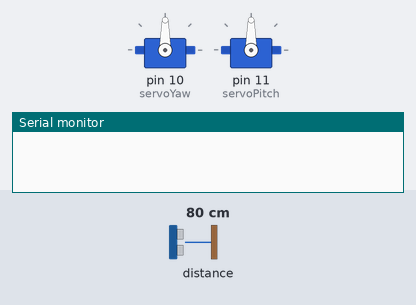
A sketch run on a simulated Arduino Uno, built with avr-gcc and run on an emulated ATmega328P. On the bench: 2 × servo, the last lines printed to the serial monitor. The inputs (shaded band) are chosen by the test bench; at power-on: distance to the obstacle 80 cm.

Above: at 2.1 s.
At 11.6 s:
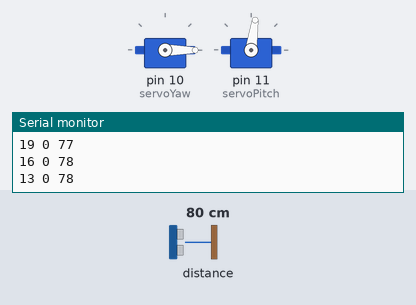
At 21.03 s:
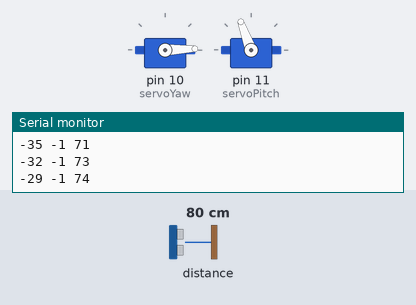
At 39.9 s:
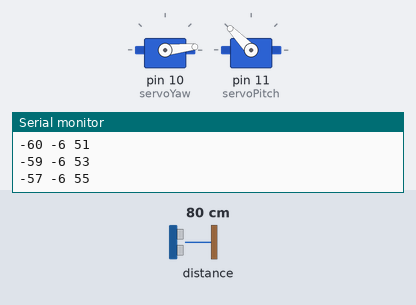
Timing chart, 0 to 40.0 s (numbered marks = the images above):
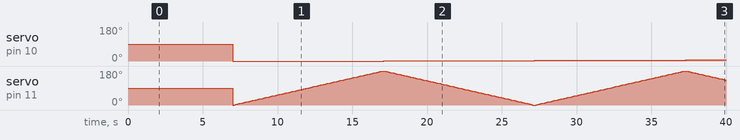

Measured:
- by itself, servo on pin 10 (servoYaw): 90° → 0° at 7.0 s, → 2° 10.1 s later, → 4° 10.1 s later, → 6° 10.1 s later

The sketch:

LidarTurret.ino
```cpp
#include <Servo.h>
#include <Wire.h>
#include <LIDARLite.h>

//Delay between each sample to avoid mechanical wobble
#define DELAY_BETWEEN_SAMPLES 100
//Size of the steps of YAW/PITCH in degrees (1 = full res)
#define YAW_STEP 2
#define PITCH_STEP 2
#define MATH_PI 3.1415f

//Variables
LIDARLite myLidarLite;
Servo servoYaw,servoPitch;
char s[15];
int yawAngle,pitchAngle;
int x,y,z,r;
float theta,phi;

void setup() {
  // Initialize serial connection to display distance readings
  Serial.begin(115200);

  delay(2000);

  //Servo init
  servoYaw.attach(10);
  servoPitch.attach(11);

  //Lidar Lite v3 init
  myLidarLite.begin(0, true);
  myLidarLite.configure(0);
}

void loop() {
  delay(5000);
  //Sweep Yaw servomotor
  for (yawAngle = 0; yawAngle <= 180; yawAngle += YAW_STEP) {
    servoYaw.write(yawAngle);

    //Sweep Pitch servomotor. The direction depends on the current directory
    if(pitchAngle < 90){
      for (pitchAngle = 0; pitchAngle <= 180;pitchAngle+= PITCH_STEP){
        servoPitch.write(pitchAngle);
        sendMeasurement();
      }
    } else {
      for (pitchAngle = 180; pitchAngle >= 0;pitchAngle-= PITCH_STEP){
        servoPitch.write(pitchAngle);
        sendMeasurement();
      }
    }
  }
}

// Function to acquire, convert and send the measurement.
void sendMeasurement(){
  delay(DELAY_BETWEEN_SAMPLES);

  // Get spherical coordinates
  r = myLidarLite.distance(false);
  theta = (float)yawAngle * PI / 180.0f;
  phi = (float)pitchAngle * PI / 180.0f;

  // Convert and send them
  sprintf(s,"%d %d %d\n\0",(int)(r*cos(phi)*cos(theta)),(int)(r*cos(phi)*sin(theta)),(int)(r*sin(phi)));
  Serial.print(s);
}
```
